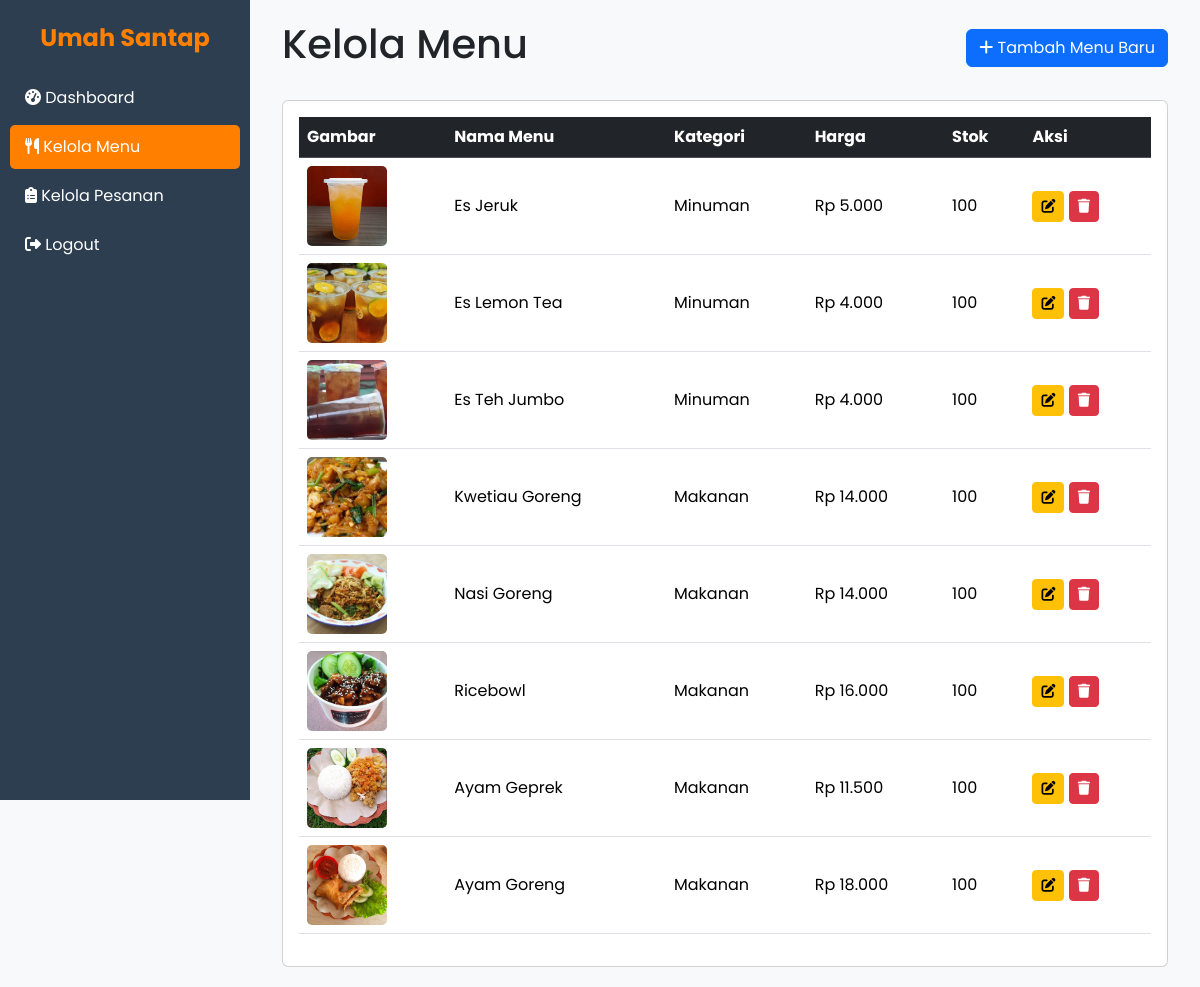
/admin/kelola_menu.php (signed in), run on the app's committed database.
### tables this page shows
CREATE TABLE `menu` (
  `id_menu` int(11) NOT NULL AUTO_INCREMENT,
  `nama_menu` varchar(255) NOT NULL,
  `kategori` enum('makanan','minuman') NOT NULL,
  `harga` int(11) NOT NULL,
  `gambar` varchar(255) NOT NULL,
  `stok` int(11) DEFAULT 100,
  `rating` float DEFAULT 5,
  PRIMARY KEY (`id_menu`)
);

### config.php (called while the page is built, shortened)
<?php
function format_rupiah($angka){
    $hasil_rupiah = "Rp " . number_format($angka,0,',','.');
    return $hasil_rupiah;
}
?>

### admin/kelola_menu.php (the view, shortened to what this page needs)
<?php
include '../config.php';
?>
<!DOCTYPE html>
<html lang="id">
<head>
    <link href="https://cdn.jsdelivr.net/npm/bootstrap@5.3.3/dist/css/bootstrap.min.css" rel="stylesheet">
    <link rel="stylesheet" href="https://cdnjs.cloudflare.com/ajax/libs/font-awesome/6.5.2/css/all.min.css">
</head>
<body>
    <div class="sidebar">
        <div class="logo">Umah Santap</div>
        <a href="dashboard.php"><i class="fas fa-tachometer-alt"></i> Dashboard</a>
        <a href="kelola_menu.php" class="active"><i class="fas fa-utensils"></i> Kelola Menu</a>
        <a href="kelola_pesanan.php"><i class="fas fa-clipboard-list"></i> Kelola Pesanan</a>
        <a href="logout.php" class="mt-auto"><i class="fas fa-sign-out-alt"></i> Logout</a>
    </div>
    <div class="main-content">
        <div class="container-fluid">
            <div class="d-flex justify-content-between align-items-center mb-4">
                <h1>Kelola Menu</h1>
                <button class="btn btn-primary" data-bs-toggle="modal" data-bs-target="#menuModal" id="tambahMenuBtn"><i class="fas fa-plus"></i> Tambah Menu Baru</button>
            </div>
            <div class="card">
                <div class="card-body">
                    <div class="table-responsive">
                        <table class="table table-hover align-middle">
                            <thead class="table-dark">
                                <tr>
                                    <th>Gambar</th>
                                    <th>Nama Menu</th>
                                    <th>Kategori</th>
                                    <th>Harga</th>
                                    <th>Stok</th>
                                    <th>Aksi</th>
                                </tr>
                            </thead>
                            <tbody>
                                <?php
                                $sql = "SELECT * FROM menu ORDER BY id_menu DESC";
                                $result = $conn->query($sql);
                                if ($result->num_rows > 0) {
                                    while($row = $result->fetch_assoc()) {
                                ?>
                                <tr>
                                    <td><img src="../assets/img/<?php echo $row['gambar']; ?>" alt="<?php echo $row['nama_menu']; ?>"></td>
                                    <td><?php echo $row['nama_menu']; ?></td>
                                    <td><?php echo ucfirst($row['kategori']); ?></td>
                                    <td><?php echo format_rupiah($row['harga']); ?></td>
                                    <td><?php echo $row['stok']; ?></td>
                                    <td>
                                        <button class="btn btn-sm btn-warning edit-btn"
                                                data-bs-toggle="modal"
                                                data-bs-target="#menuModal"
                                                data-id="<?php echo $row['id_menu']; ?>"
                                                data-nama="<?php echo $row['nama_menu']; ?>"
                                                data-kategori="<?php echo $row['kategori']; ?>"
                                                data-harga="<?php echo $row['harga']; ?>"
                                                data-stok="<?php echo $row['stok']; ?>">
                                            <i class="fas fa-edit"></i>
                                        </button>
                                        <a href="proses_menu.php?hapus=<?php echo $row['id_menu']; ?>" class="btn btn-sm btn-danger" onclick="return confirm('Anda yakin ingin menghapus menu ini?')"><i class="fas fa-trash"></i></a>
                                    </td>
                                </tr>
                                <?php
                                    }
                                } else {
                                    echo "<tr><td colspan='6' class='text-center'>Belum ada menu.</td></tr>";
                                }
                                ?>
                            </tbody>
                        </table>
                    </div>
                </div>
            </div>
        </div>
    </div>
</body>
</html>

### admin/kelola_menu.php (style rules this page uses)
body { font-family: 'Poppins', sans-serif; background-color: #f8f9fa; }
.sidebar { background-color: #2C3E50; color: white; height: 100vh; position: fixed; top: 0; left: 0; width: 250px; padding-top: 20px; }
.sidebar a { color: white; text-decoration: none; display: block; padding: 10px 15px; border-radius: 5px; margin: 5px 10px; }
.sidebar a:hover, .sidebar a.active { background-color: #FF7F00; }
.sidebar .logo { font-weight: 700; font-size: 1.5rem; text-align: center; margin-bottom: 20px; color: #FF7F00; }
.main-content { margin-left: 250px; padding: 20px; }
.table img { width: 80px; height: 80px; object-fit: cover; border-radius: 5px; }

### data on the page
menu: gambar (picture), nama_menu "Es Jeruk", kategori "Minuman", harga "Rp 5.000", stok "100"
menu: gambar (picture), nama_menu "Es Lemon Tea", kategori "Minuman", harga "Rp 4.000", stok "100"
menu: gambar (picture), nama_menu "Es Teh Jumbo", kategori "Minuman", harga "Rp 4.000", stok "100"
menu: gambar (picture), nama_menu "Kwetiau Goreng", kategori "Makanan", harga "Rp 14.000", stok "100"
menu: gambar (picture), nama_menu "Nasi Goreng", kategori "Makanan", harga "Rp 14.000", stok "100"
menu: gambar (picture), nama_menu "Ricebowl", kategori "Makanan", harga "Rp 16.000", stok "100"
menu: gambar (picture), nama_menu "Ayam Geprek", kategori "Makanan", harga "Rp 11.500", stok "100"
menu: gambar (picture), nama_menu "Ayam Goreng", kategori "Makanan", harga "Rp 18.000", stok "100"
